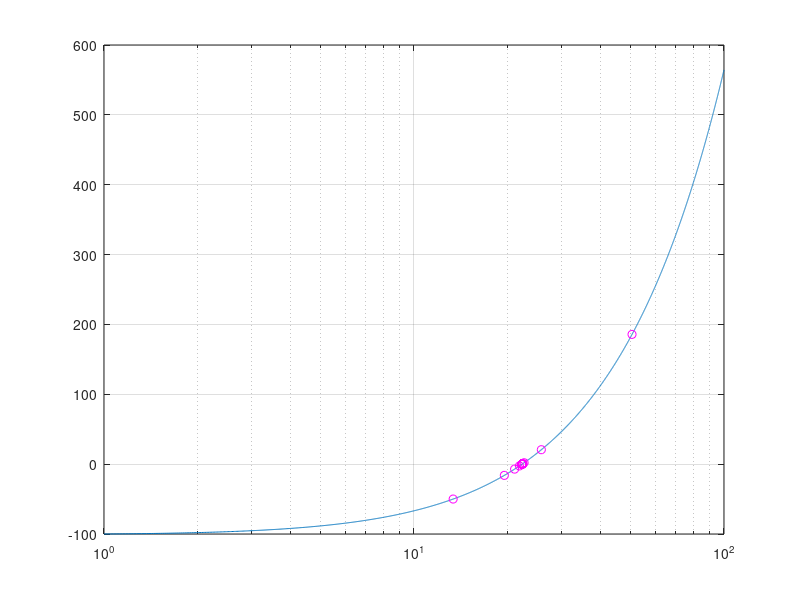

Reproduce this figure in MATLAB.
% MATH2089
% Solve  x*log2(x) = const using bisection method
%  Let f(x) = x*log2(x) - const

const = 100;

f = @(x) x.*log(x)/ log(2) - const;

% for plotting 
xplt = linspace(1, const, 4001);
fplt = f(xplt);
semilogx(xplt,fplt,'-');
grid on;

hold on;
% maximal number of iterations
kmax = 34;

% initial guess
a = 1;
b = 100;
xk = (a+b)/2;

% tolerance
tolx = 10*eps;

k = 1;
converged = 0;
while (k <= kmax & ~converged)
   % bracket the root 
   if (f(a)*f(xk)<0)
       b = xk;
       xnew = (a+b)/2;
   else
       a = xk;
       xnew = (a+b)/2;
   end
   semilogx(xk, f(xk), 'mo')
   if (abs(xnew-xk)< tolx)
      converged = 1;
   end
   xk = xnew;
   k = k + 1
   pause;
end
